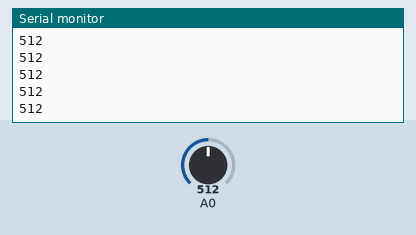
Simulated run of this sketch. Board: Arduino Uno, built with avr-gcc and run on an emulated ATmega328P. On the bench: the last lines printed to the serial monitor. The test bench sets the inputs (shaded band); at power-on: A0 = 512.

Above: at 1.2 s.
1.3 s: A0 set to 716
At 1.8 s:
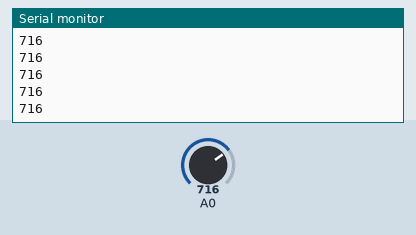
2.8 s: A0 set to 900
At 3.6 s:
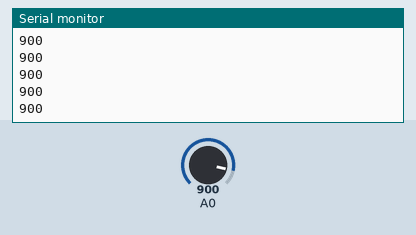
Timing chart, 0 to 5.8 s (numbered marks = the images above; inputs shaded):
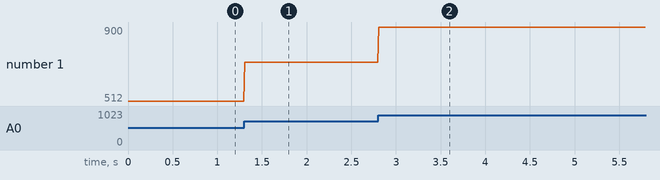

Measured:
- after the input at 1.3 s, the serial monitor: prints a new line at once (image 1)
- after the input at 2.8 s, the serial monitor: prints a new line at once (image 2)
- plotted number 1: 512 → 716 after the input at 1.3 s, 716 → 900 after the input at 2.8 s

The sketch:

Practice_Logging_Microphone_Data.ino
```cpp
void setup() {
  // put your setup code here, to run once:
  Serial.begin(9600);
  pinMode(A0, INPUT);
}

void loop() {
  // put your main code here, to run repeatedly:
  int voltage = analogRead(A0);
  int prev;
  if (voltage != prev){
    Serial.println(voltage);
  }
  prev = voltage;
  delay(10);
}
```
